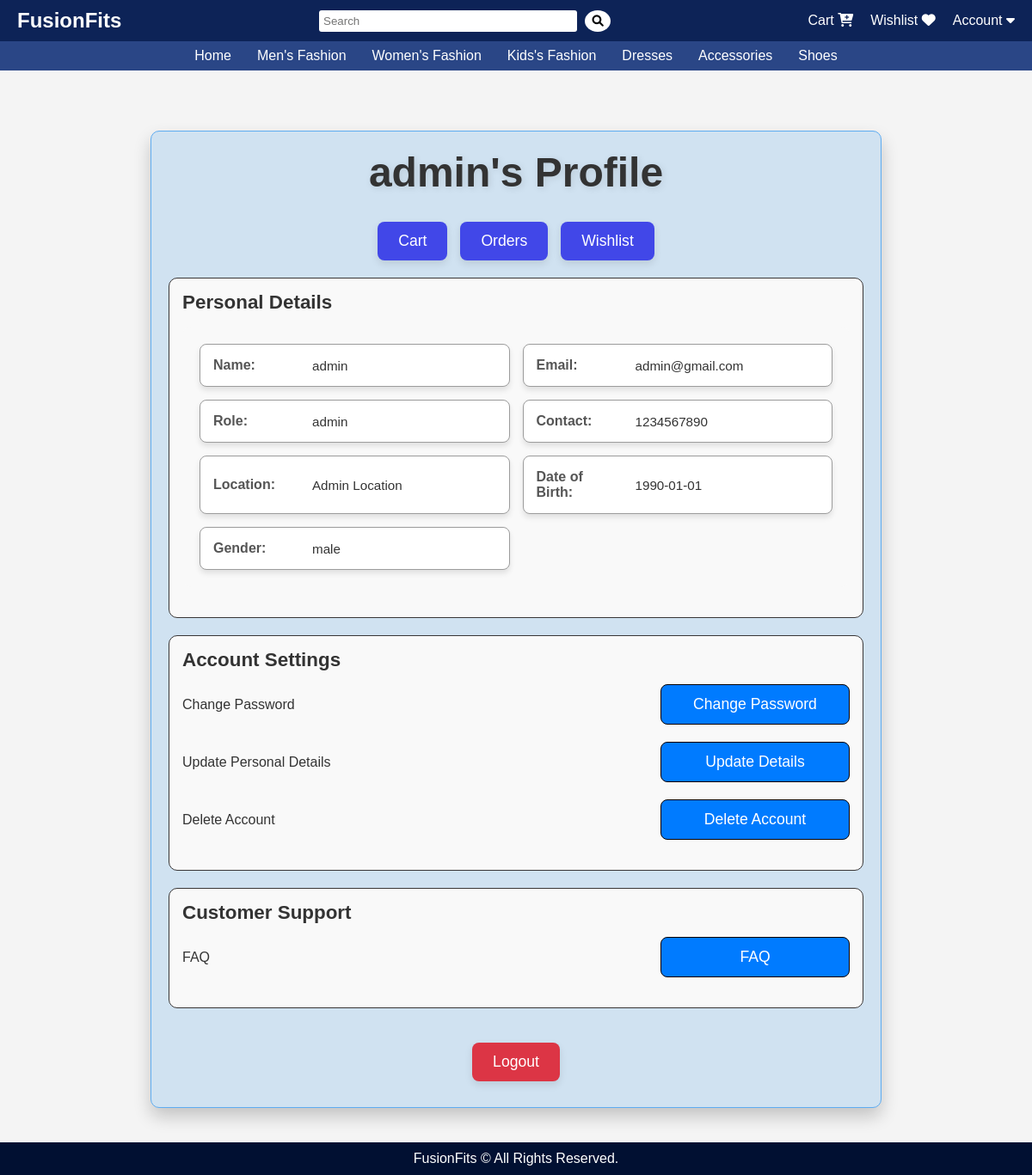
The page /auth/profile/1 (signed in) on the database its author committed.
### app/models.py (models this page shows, shortened)
class User(UserMixin, db.Model):
    id = db.Column(db.Integer, primary_key=True)
    username = db.Column(db.String(50), nullable=False)
    email = db.Column(db.String(100), unique=True, nullable=False)
    password = db.Column(db.String(255), nullable=False)
    role = db.Column(db.String(20), nullable=False)
    contact = db.Column(db.String(20), nullable=False)
    location = db.Column(db.String(100), nullable=False)
    dob = db.Column(db.Date, nullable=False)
    gender = db.Column(db.String(10), nullable=False)
    reset_token = db.Column(db.String(128), nullable=True)

### app/auth.py (the view)
@auth.route('/profile/<int:id>')
@login_required
def profile(id):
    user = db.session.get(User, id)
    if not user:
        abort(404)
    if current_user.id != id and current_user.role != 'admin':
        abort(403)
    return render_template('profile.html', user=user)

### app/templates/profile.html (shortened to what this page needs)
    <!DOCTYPE html>
    <html lang="en">
    <head>
    </head>
    <body>
        {% extends "home.html" %}
        {% block content %}
        <div class="container">
            <header>
                <h1>{{ user.username }}'s Profile</h1>
            </header>
            <div class="center-buttons">
                <button>Cart</button>
                <button>Orders</button>
                <button>Wishlist</button>
            </div>
            <section id="personal-details">
                <h2>Personal Details</h2>
            <ul class="info">
                <li>
                    <span class="label">Name:</span>
                    <span class="value">{{ user.username }}</span>
                </li>
                <li>
                    <span class="label">Email:</span>
                    <span class="value">{{ user.email }}</span>
                </li>
                <li>
                    <span class="label">Role:</span>
                    <span class="value">{{ user.role }}</span>
                </li>
                <li>
                    <span class="label">Contact:</span>
                    <span class="value">{{ user.contact }}</span>
                </li>
                <li>
                    <span class="label">Location:</span>
                    <span class="value">{{ user.location }}</span>
                </li>
                <li>
                    <span class="label">Date of Birth:</span>
                    <span class="value">{{ user.dob }}</span>
                </li>
                <li>
                    <span class="label">Gender:</span>
                    <span class="value">{{ user.gender }}</span>
                </li>
            </ul>
            </section>
            <section id="account-settings">
                <h2>Account Settings</h2>
                <div>
                    <span>Change Password</span>
                    <form action="{{ url_for('auth.change_password', id=user.id) }}" method="get" style="display: inline;">
                        <button class="change-password-btn">Change Password</button>
                    </form>
                </div>
                <div>
                    <span>Update Personal Details</span>
                    <form action="{{ url_for('auth.update_details', id=user.id) }}" method="get" style="display: inline;">
                        <button type="submit" class="btn btn-primary">Update Details</button>
                    </form>
                </div>
                <div>
                    <span>Delete Account</span>
                    <a href="{{ url_for('auth.confirm_delete', id=user.id) }}">
                        <button class="delete-account-btn">Delete Account</button>
                    </a>
                </div>
            </section>
            <section id="support">
                <h2>Customer Support</h2>
                <div>
                    <span>FAQ</span>
                    <button>FAQ</button>
                </div>
            </section>
            <footer class="container_footer">
                <form action="{{ url_for('auth.logout') }}" class="btn logout-btn" method="get" style="display: inline;">
                    <button class="logout-btn">Logout</button>
                </form>
            </footer>
        </div>
        {% endblock %}

### app/templates/profile.html (style rules this page uses)
.container { width: 90%; max-width: 850px; background: #d0e2f1; border: 1px solid #5eacf1; border-radius: 10px; padding: 20px; box-shadow: 0 10px 20px rgba(0, 0, 0, 0.2); margin: 20px 0; position: relative; z-index: 10; }
header { text-align: center; margin-bottom: 30px; }
header h1 { margin: 0; background-color: #d0e2f1; font-size: 3em; color: #333; font-weight: bold; text-shadow: 2px 2px 8px rgba(0, 0, 0, 0.1); transition: all 0.3s ease-in-out; }
.center-buttons { display: flex; justify-content: center; gap: 15px; margin: 20px 0; }
.center-buttons button { padding: 12px 24px; background-color: #4147e8; color: #fff; border: none; border-radius: 8px; cursor: pointer; font-size: 1.1em; transition: all 0.3s ease-in-out; box-shadow: 0 4px 10px rgba(0, 0, 0, 0.1); }
ul.info { list-style: none; padding: 20px; border-radius: 10px; background-color: #f9f9f9; display: grid; grid-template-columns: repeat(2, 1fr); gap: 15px; margin-bottom: 20px; }
ul.info li { background: #ffffff; padding: 15px; border: 1px solid #9c9c9c; border-radius: 8px; box-shadow: 0 4px 6px rgba(0, 0, 0, 0.1); display: flex; flex-direction: row; justify-content: space-between; align-items: center; text-align: left; }
ul.info .label { font-weight: bold; color: #555; margin-right: 10px; flex-basis: 30%; }
ul.info .value { font-size: 0.95rem; color: #333; flex-basis: 65%; word-wrap: break-word; }
section { border: 1px solid #393636; border-radius: 10px; padding: 15px; margin-bottom: 20px; background-color: #f9f9f9; }
section h2 { margin: 0 0 15px; font-size: 1.4em; color: #333; }
section div { display: flex; justify-content: center; align-items: center; margin-bottom: 10px; }
#account-settings div, #performance div, #support div { display: flex; justify-content: space-between; align-items: center; margin-bottom: 20px; }
#account-settings button, #performance button, #support button { width: 220px; padding: 12px 20px; text-align: center; background-color: #007bff; color: #fff; border: black 1px solid; border-radius: 8px; cursor: pointer; font-size: 1.1em; transition: all 0.3s ease; }
#account-settings span, #performance span, #support span { flex: 1; text-align: left; font-size: 1em; color: #333; padding-right: 15px; }
section div span { flex: 1; text-align: left; font-size: 1em; color: #555; }
section div button { padding: 8px 16px; background-color: #007bff; color: #fff; border: none; border-radius: 5px; cursor: pointer; font-size: 0.95em; }
footer.container_footer { text-align: center; background-color: #d0e2f1; margin-top: 30px; #d0e2f1 }
footer button { padding: 12px 24px; background-color: #dc3545; color: #fff; border: none; border-radius: 8px; cursor: pointer; font-size: 1.1em; transition: all 0.3s ease; box-shadow: 0 4px 10px rgba(0, 0, 0, 0.1); }

### app/templates/home.html (style rules this page uses)
* { margin: 0; padding: 0; box-sizing: border-box; font-family: Arial, sans-serif; }
body { font-family: Arial, sans-serif; margin: 0; padding: 0; background-color: #f4f4f4; }
header { background: #0d2357; width: 100%; }
footer { background-color: #011032; color: white; text-align: center; padding: 10px 0; width: 100%; bottom: 0; left: 0; position: relative; }

### rows shown on the page
User: username "admin", email "admin@gmail.com", role "admin", contact "1234567890", location "Admin Location", dob "1990-01-01", gender "male"
